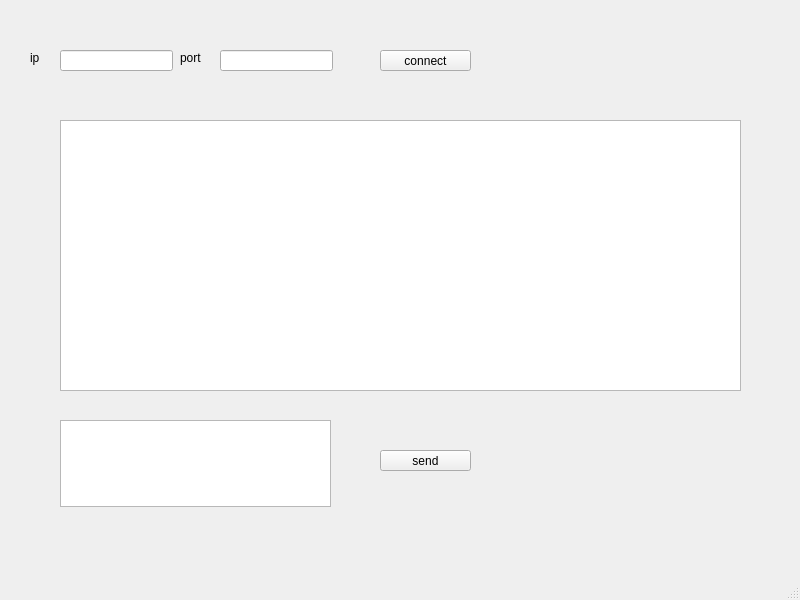
<?xml version="1.0" encoding="UTF-8"?>
<ui version="4.0">
 <class>client</class>
 <widget class="QMainWindow" name="client">
  <property name="geometry">
   <rect>
    <x>0</x>
    <y>0</y>
    <width>800</width>
    <height>600</height>
   </rect>
  </property>
  <property name="windowTitle">
   <string>client</string>
  </property>
  <widget class="QWidget" name="centralwidget">
   <widget class="QLineEdit" name="ipEdit">
    <property name="geometry">
     <rect>
      <x>60</x>
      <y>50</y>
      <width>113</width>
      <height>21</height>
     </rect>
    </property>
   </widget>
   <widget class="QLineEdit" name="portEdit">
    <property name="geometry">
     <rect>
      <x>220</x>
      <y>50</y>
      <width>113</width>
      <height>21</height>
     </rect>
    </property>
   </widget>
   <widget class="QLabel" name="label">
    <property name="geometry">
     <rect>
      <x>30</x>
      <y>50</y>
      <width>72</width>
      <height>15</height>
     </rect>
    </property>
    <property name="text">
     <string>ip</string>
    </property>
   </widget>
   <widget class="QLabel" name="label_2">
    <property name="geometry">
     <rect>
      <x>180</x>
      <y>50</y>
      <width>72</width>
      <height>15</height>
     </rect>
    </property>
    <property name="text">
     <string>port</string>
    </property>
   </widget>
   <widget class="QPushButton" name="connectButton">
    <property name="geometry">
     <rect>
      <x>380</x>
      <y>50</y>
      <width>91</width>
      <height>21</height>
     </rect>
    </property>
    <property name="text">
     <string>connect</string>
    </property>
   </widget>
   <widget class="QTextBrowser" name="textBrowser">
    <property name="geometry">
     <rect>
      <x>60</x>
      <y>120</y>
      <width>681</width>
      <height>271</height>
     </rect>
    </property>
   </widget>
   <widget class="QTextEdit" name="sendEdit">
    <property name="geometry">
     <rect>
      <x>60</x>
      <y>420</y>
      <width>271</width>
      <height>87</height>
     </rect>
    </property>
   </widget>
   <widget class="QPushButton" name="sendButton">
    <property name="geometry">
     <rect>
      <x>380</x>
      <y>450</y>
      <width>91</width>
      <height>21</height>
     </rect>
    </property>
    <property name="text">
     <string>send</string>
    </property>
   </widget>
  </widget>
  <widget class="QMenuBar" name="menubar">
   <property name="geometry">
    <rect>
     <x>0</x>
     <y>0</y>
     <width>800</width>
     <height>26</height>
    </rect>
   </property>
  </widget>
  <widget class="QStatusBar" name="statusbar"/>
 </widget>
 <resources/>
 <connections/>
</ui>
